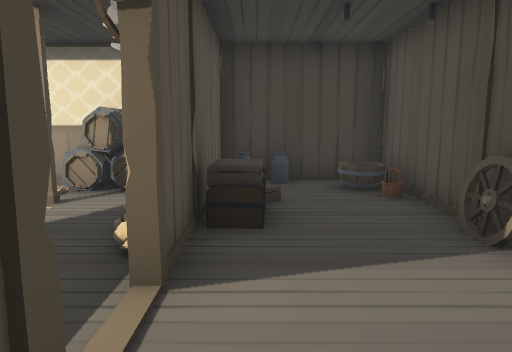
view 1 (above)

16 first-person views from a walk through a Unity game level. The camera is 1.2 m above the floor, tilts 8° down and sees 70° across. The floor is counted in squares, 1 m on a side. Each view is taken from the middle of a square. On the plan, view 1 faces up. The plan holds only what a view shows up to about 15 squares ahead; the rest is blank. The place goes on beyond the plan. The player is left out. Door leaves are left out, so doorways stand open.

view 2
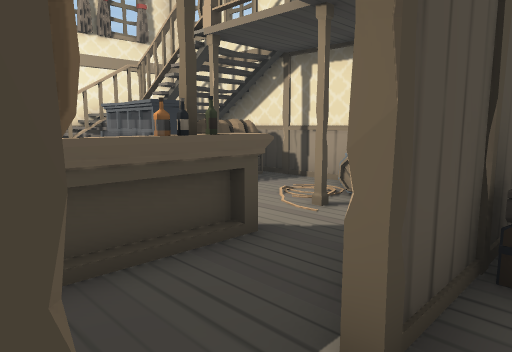

view 3
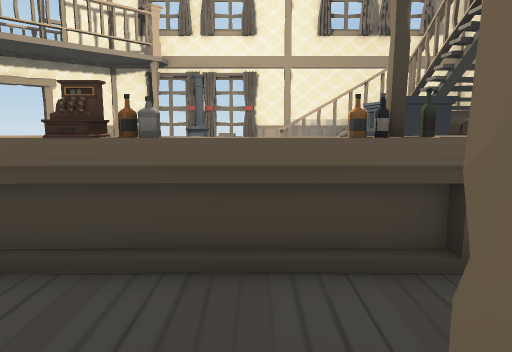

view 4
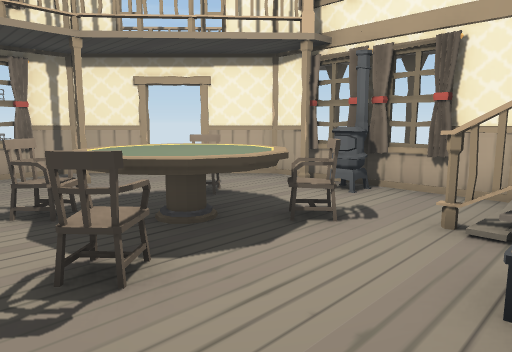

view 5
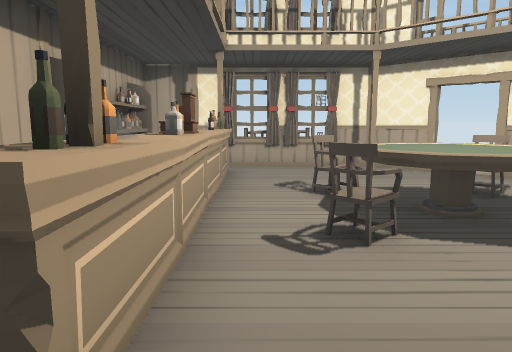

view 6
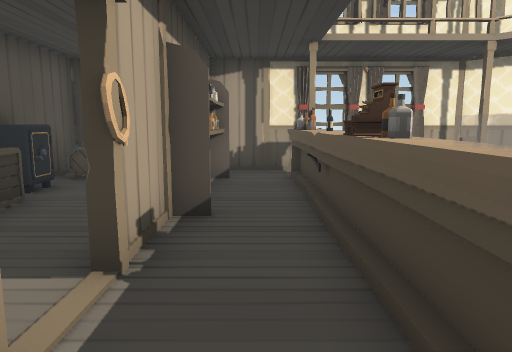

view 7
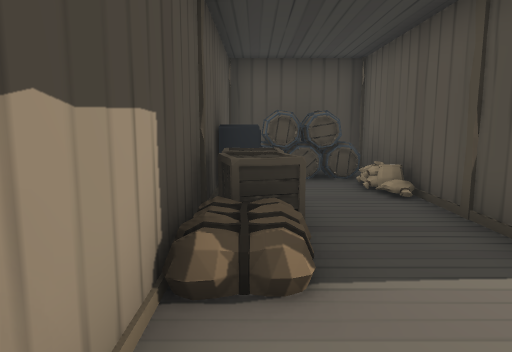

view 8
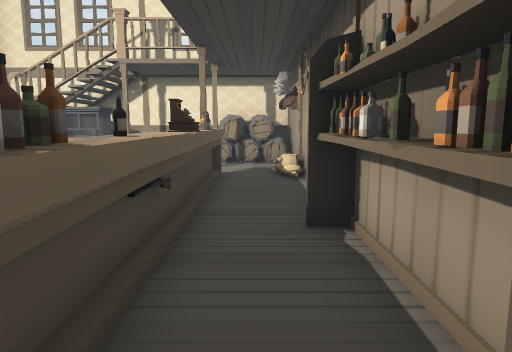

view 9
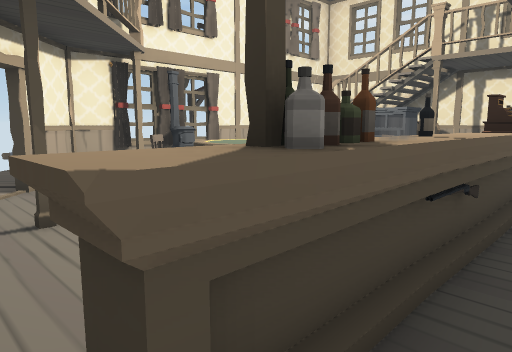

view 10
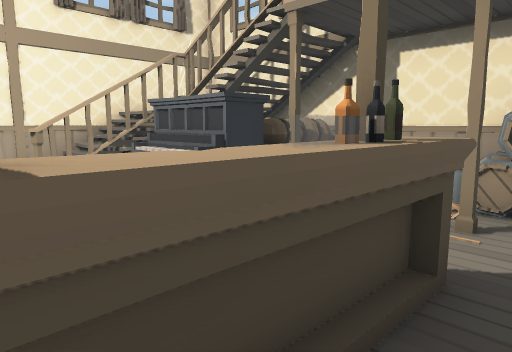

view 11
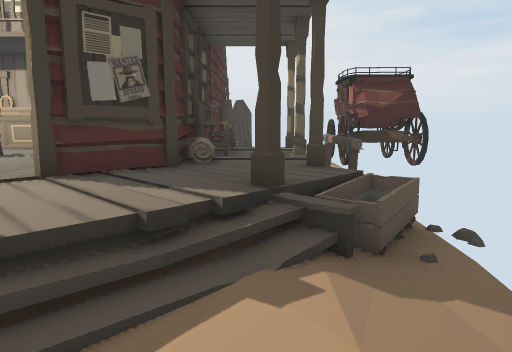

view 12
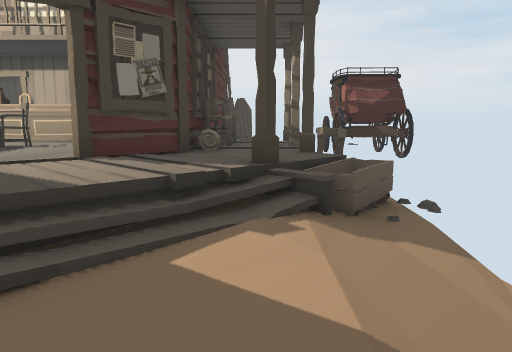

view 13
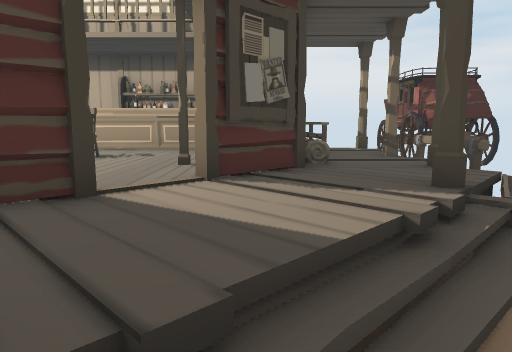

view 14
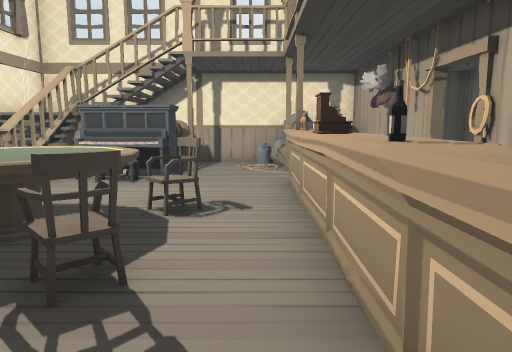

view 15
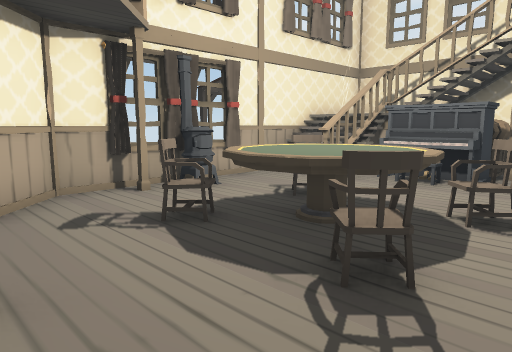

view 16
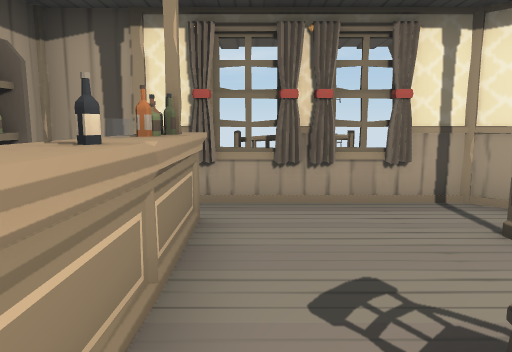

### Floor plan
Key: @ floor where view 1 was taken; # wall or solid block; x gap in a wall; . main floor; - floor 0.5 m lower than the main floor; _ floor 0.75 m lower than the main floor; / step, stairs or slope; D open door; = window, fence, low wall or low ledge; ~ water the walk can cross; ≈ water the walk keeps out of; ^ raised ledge; B barrel; P piano; C curtain; F fireplace; H chair; S shelf; T bottle; E bench; R crate; L ladder; W wheel; O other object.
Columns run from 14 left of view 1 to 3 right of it. Each row starts with its distance up from view 1.
  8    ###############
  7    #  //O.=BB#=./#
  6    #  //R....#/./#
  5    #/##PP....#O..#
  4    #/##PP..^.#...#
  3    #/#..... .#...#
  2    #....... .....#
  1    CF.H^^H.^.#..O#
  0    CF.^^^..^.#@.R#
 -1    ##.H^HH.^.T..R#
 -2 #  ##.H..H.^.O..R#
 -3 =/..#D..... .S..^#
 -4   #..D#....T.OBBB#
 -5  ///. #.CCCx.#BB #
 -6   -/..####E###LO##
 -7 _---/#....../
 -8   --/~/#=#/#/
 -9     __≈###
-10            #W##W#
-11            ###

Where each view was taken, in squares from view 1:
view 1: 0 up, 0 right, facing up
view 2: 1 up, 0 right, facing up-left
view 3: 2 up, 0 right, facing left
view 4: 4 up, 4 left, facing down-left
view 5: 5 up, 4 left, facing down
view 6: 4 up, 2 left, facing down
view 7: 4 up, 2 right, facing down
view 8: 5 down, 2 left, facing up
view 9: 5 down, 2 left, facing up-left
view 10: 1 up, 2 left, facing up-left
view 11: 7 down, 13 left, facing right
view 12: 7 down, 14 left, facing right
view 13: 5 down, 13 left, facing right
view 14: 4 down, 4 left, facing up
view 15: 4 down, 4 left, facing up-left
view 16: 0 up, 4 left, facing down
